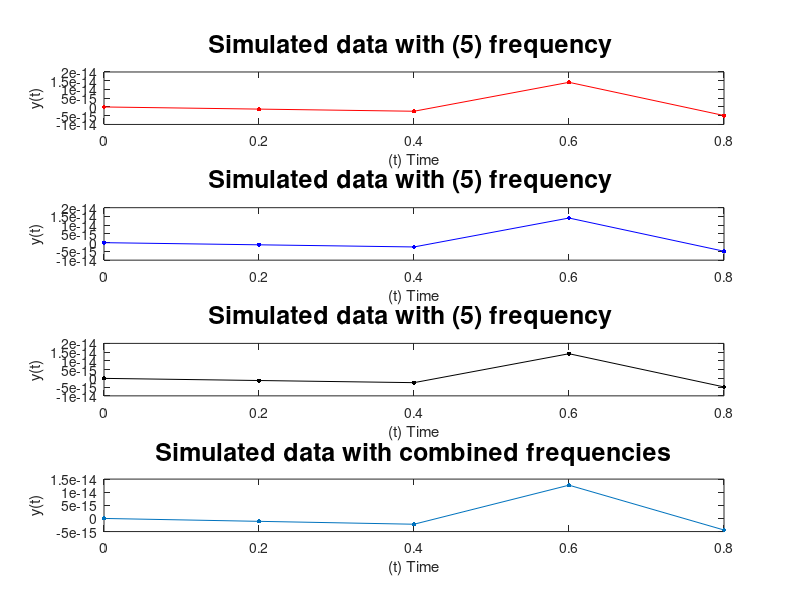

Reproduce this figure in MATLAB.
%Script 1.2
%Example 2  
 
Fs=input('sampling frequency_');  
f1=input('frequency_1_');  
f2=input('frequency_2_'); 
f3=input('frequency_3_'); 
Amp=input('Amplitude_');
 
Ts=1/Fs;        %sampling period
dt=0:Ts:1-Ts;   %signal duration
 
y1=Amp*sin(2*pi*f1*dt);
y2=Amp*sin(2*pi*f2*dt);
y3=Amp*sin(2*pi*f3*dt);
y4=0.3*(y1+y2+y3);
 
subplot(4,1,1);
plot(dt,y1,'r.-','MarkerSize',10);
title(sprintf('Simulated data with (%d) frequency ',f1),'FontSize',18) 
ylabel('y(t)')
xlabel('(t) Time')
subplot(4,1,2);
plot(dt,y2,'b.-','MarkerSize',10);
title(sprintf('Simulated data with (%d) frequency ',f2),'FontSize',18) 
ylabel('y(t)')
xlabel('(t) Time')
subplot(4,1,3);
plot(dt,y3,'k.-','MarkerSize',10);
title(sprintf('Simulated data with (%d) frequency ',f3),'FontSize',18) 
ylabel('y(t)')
xlabel('(t) Time')
subplot(4,1,4);
plot(dt,y4,'.-','MarkerSize',10);
title('Simulated data with combined frequencies','FontSize',18) 
ylabel('y(t)')
xlabel('(t) Time')


